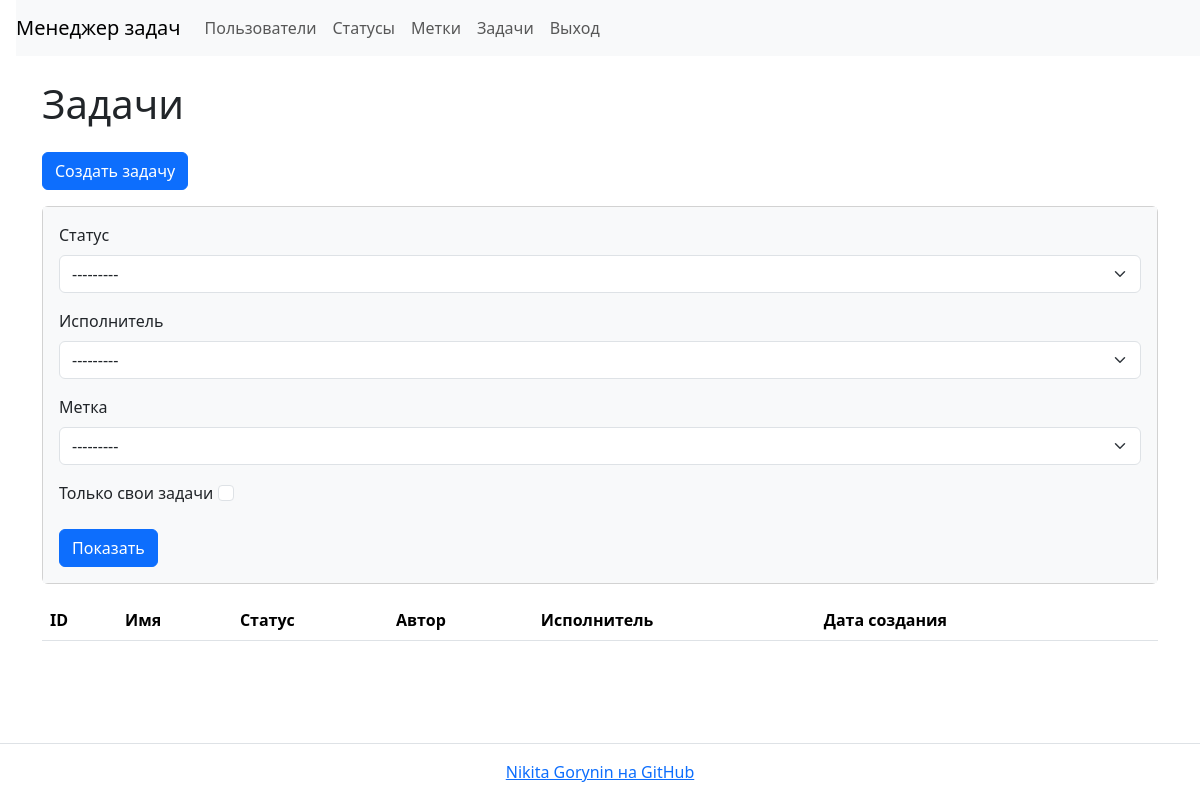
The app's page /tasks/ (signed in), older data.
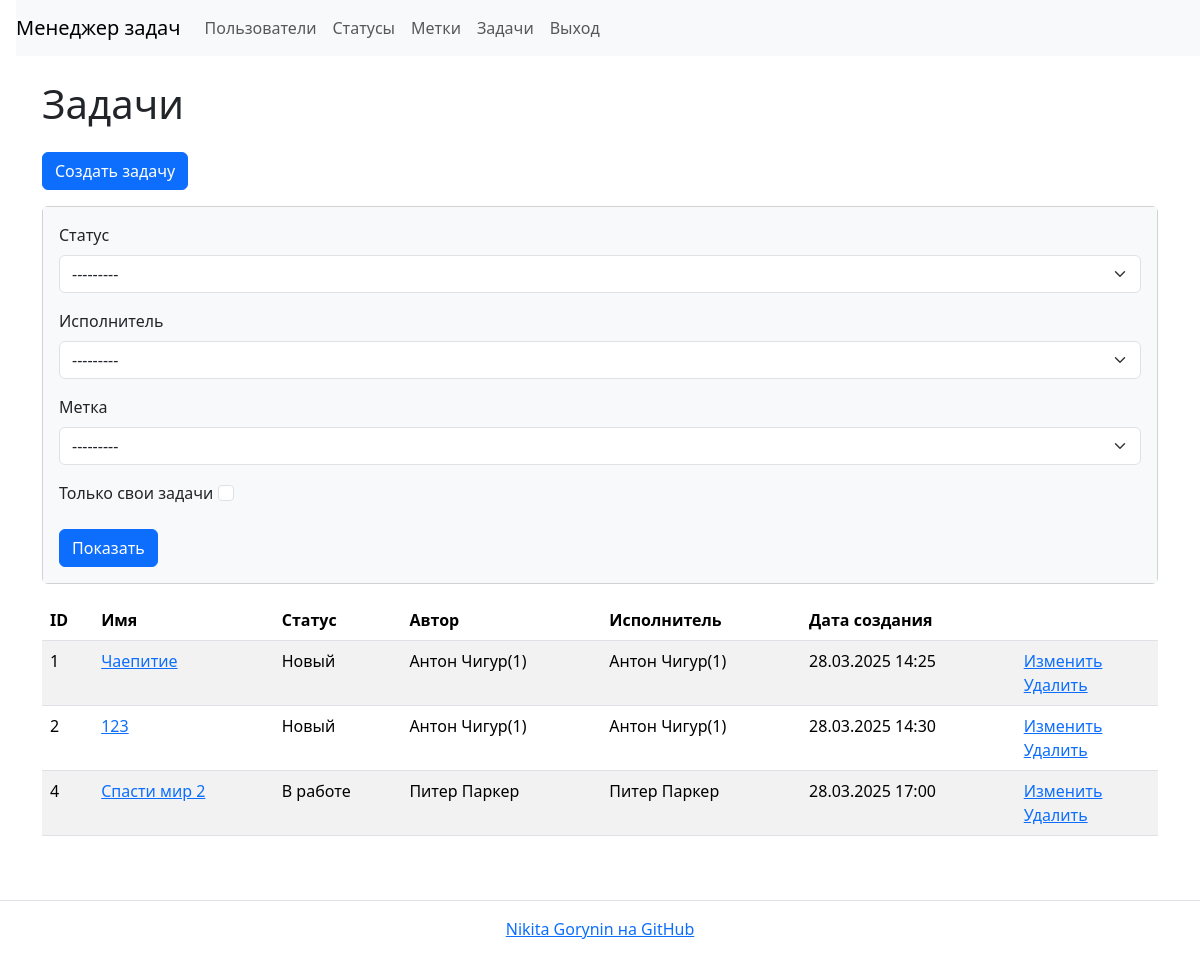
The same page, newer data.
### task_manager/tasks/models.py (models this page shows, shortened)
class Task(models.Model):
    name = models.CharField(
        max_length=150,
        blank=False,
        unique=True,
        verbose_name='Имя'
    )
    description = models.TextField(
        max_length=10000,
        blank=True,
        verbose_name='Описание'
    )
    date_created = models.DateTimeField(
        auto_now_add=True,
        verbose_name='Creation date'
    )
    author = models.ForeignKey(
        User,
        on_delete=models.PROTECT,
        related_name='author',
        verbose_name='Автор'
    )
    status = models.ForeignKey(
        Status,
        on_delete=models.PROTECT,
        related_name='statuses',
        verbose_name='Статус'
    )
    executor = models.ForeignKey(
        User,
        on_delete=models.PROTECT,
        related_name='executor',
        verbose_name='Исполнитель'
    )
    labels = models.ManyToManyField(
        Label,
        through='TaskLabelRelation',
        through_fields=('task', 'label'),
        blank=True,
        related_name='labels',
        verbose_name='Метки'
    )
    class Meta:
        verbose_name = 'Задача'
        verbose_name_plural = 'Задачи'

### task_manager/statuses/models.py (models this page shows)
class Status(models.Model):
    date_joined = models.DateTimeField(auto_now_add=True)
    name = models.CharField(max_length=400, unique=True)
    def __str__(self):
        return self.name

### task_manager/users/models.py (models this page shows)
class User(AbstractUser):
    first_name = models.CharField(max_length=150)
    last_name = models.CharField(max_length=150)
    def __str__(self):
        return self.get_full_name()

### task_manager/tasks/views.py (the view)
# urls.py: path('', TasksListView.as_view(), name='tasks'),
class TasksListView(AuthRequiredMixin, FilterView):
    template_name = 'tasks/list.html'
    model = Task
    filterset_class = TaskFilter
    context_object_name = 'tasks'
    extra_context = {
        'header': 'Задачи'
    }

### task_manager/labels/models.py (called while the page is built)
    def __str__(self):
        return self.name

### task_manager/mixins.py (called while the page is built)
    def dispatch(self, request, *args, **kwargs):
        if not request.user.is_authenticated:
            self.error(request, self.auth_message)
            return redirect(reverse_lazy('login'))
        return super().dispatch(request, *args, **kwargs)

### task_manager/templates/tasks/list.html
{% extends "base.html" %}
{% block content %}
    <h1 class="my-4">{{ header }}</h1>
    <a class="btn btn-primary mb-3" href="{% url 'task_create' %}">Создать задачу</a>
    {% include "tasks/filter.html" %}
    <table class="table table-striped">
        <thead>
            <tr>
                <th>ID</th>
                <th>Имя</th>
                <th>Статус</th>
                <th>Автор</th>
                <th>Исполнитель</th>
                <th>Дата создания</th>
                <th></th>
            </tr>
        </thead>
        <tbody>
            {% if tasks %}
                {% for task in tasks %}
                    <tr>
                        <td>{{ task.id }}</td>
                        <td><a href="{% url 'task_show' task.id %}">{{ task.name }}</a></td>
                        <td>{{ task.status }}</td>
                        <td>{{ task.author }}</td>
                        <td>{{ task.executor }}</td>
                        <td>{{ task.date_created|date:"d.m.Y H:i" }}</td>
                        <td>
                            <a href="{% url 'task_update' task.id %}">Изменить</a>
                            <br>
                            <a href="{% url 'task_delete' task.id %}">Удалить</a>
                        </td>
                    </tr>
                {% endfor %}
            {% endif %}
        </tbody>
    </table>
{% endblock content %}

### task_manager/templates/base.html (shortened to what this page needs)
<!DOCTYPE html>
<html lang="ru-ru">
    <head>
        <link href="https://cdn.jsdelivr.net/npm/bootstrap@5.3.3/dist/css/bootstrap.min.css" rel="stylesheet">
    </head>
    <body class="d-flex flex-column min-vh-100">
        {% include 'navbar.html' %}
        <div class="container wrapper flex-grow-1">
            {% block content %}{% endblock %}
        </div>
        <footer class="border-top py-3 mt-5 flex-shrink-0">
            <div class="container-lg">
                <div class="text-center">
                    <a href="https://github.com/gornah" target="_blank">Nikita Gorynin на GitHub</a>
                </div>
            </div>
        </footer>
    </body>
</html>

### task_manager/templates/navbar.html (shortened to what this page needs)
<nav class="navbar navbar-expand-lg navbar-light bg-light ms-3">
    <a class="navbar-brand" href="/">Менеджер задач</a>
    <div class="collapse navbar-collapse" id="navbarToggleExternalContent">
        <ul class="navbar-nav mr-auto">
            <li class="nav-item">
                <a class="nav-link" href="{% url 'users' %}">Пользователи</a>
            </li>
            {% if user.is_authenticated %}
                <li class="nav-item">
                    <a class="nav-link" href="{% url 'statuses' %}">Статусы</a>
                </li>
                <li class="nav-item">
                    <a class="nav-link" href="{% url 'labels' %}">Метки</a>
                </li>
                <li class="nav-item">
                    <a class="nav-link" href="{% url 'tasks' %}">Задачи</a>
                </li>
            {% endif %}
        </ul>
        <ul class="navbar-nav">
            {% if user.is_authenticated %}
            <li class="nav-item">
                <form action="{% url 'logout' %}" method="post">
                    <button type="submit" class="nav-link">Выход</button>
                </form>
            </li>
            {% endif %}
        </ul>
    </div>
</nav>

### task_manager/templates/tasks/filter.html
<div class="card mb-3">
    <div class="card-body bg-light">
      <form class="form-inline center" method="get">
        {% for field in filter.form %}
          <div class="mb-3">
            <label class="form-label" for="{{ field.id_for_label }}">{{ field.label }}</label>
            {{ field }}
          </div>
        {% endfor %}
        <input class="btn btn-primary" type="submit" value="Показать">
      </form>
    </div>
  </div>

Row changes from the older to the newer data that the page shows:
added Task: id "1", name "Чаепитие", status "Новый", author "Антон Чигур(1)", executor "Антон Чигур(1)", date_created "28.03.2025 14:25"
added Task: id "2", name "123", status "Новый", author "Антон Чигур(1)", executor "Антон Чигур(1)", date_created "28.03.2025 14:30"
added Task: id "4", name "Спасти мир 2", status "В работе", author "Питер Паркер", executor "Питер Паркер", date_created "28.03.2025 17:00"
